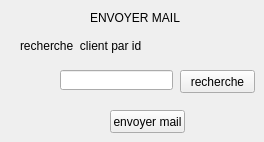
     <widget class="QWidget" name="mailing_2">
      <attribute name="title">
       <string>mailig</string>
      </attribute>
      <widget class="QLabel" name="label_19">
       <property name="geometry">
        <rect>
         <x>90</x>
         <y>10</y>
         <width>111</width>
         <height>16</height>
        </rect>
       </property>
       <property name="text">
        <string>ENVOYER MAIL</string>
       </property>
      </widget>
      <widget class="QLabel" name="label_20">
       <property name="geometry">
        <rect>
         <x>20</x>
         <y>30</y>
         <width>171</width>
         <height>31</height>
        </rect>
       </property>
       <property name="text">
        <string>recherche  client par id</string>
       </property>
      </widget>
      <widget class="QLineEdit" name="lineEdit_5">
       <property name="geometry">
        <rect>
         <x>60</x>
         <y>70</y>
         <width>113</width>
         <height>20</height>
        </rect>
       </property>
      </widget>
      <widget class="QPushButton" name="pushButton_11">
       <property name="geometry">
        <rect>
         <x>180</x>
         <y>70</y>
         <width>75</width>
         <height>23</height>
        </rect>
       </property>
       <property name="text">
        <string>recherche</string>
       </property>
      </widget>
      <widget class="QPushButton" name="pushButton_12">
       <property name="geometry">
        <rect>
         <x>110</x>
         <y>110</y>
         <width>75</width>
         <height>23</height>
        </rect>
       </property>
       <property name="text">
        <string>envoyer mail</string>
       </property>
      </widget>
     </widget>
